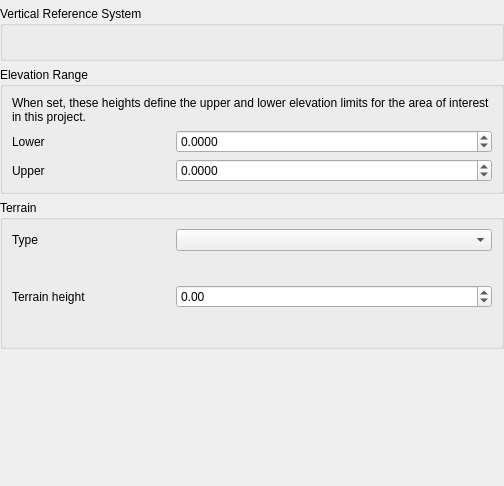
<?xml version="1.0" encoding="UTF-8"?>
<ui version="4.0">
 <class>QgsProjectElevationSettingsWidgetBase</class>
 <widget class="QWidget" name="QgsProjectElevationSettingsWidgetBase">
  <property name="geometry">
   <rect>
    <x>0</x>
    <y>0</y>
    <width>504</width>
    <height>486</height>
   </rect>
  </property>
  <property name="windowTitle">
   <string>Project Elevation Settings</string>
  </property>
  <layout class="QVBoxLayout" name="verticalLayout" stretch="0,0,0,0,0,1">
   <property name="leftMargin">
    <number>0</number>
   </property>
   <property name="topMargin">
    <number>0</number>
   </property>
   <property name="rightMargin">
    <number>0</number>
   </property>
   <property name="bottomMargin">
    <number>0</number>
   </property>
   <item>
    <widget class="QgsMessageBar" name="mMessageBar" native="true"/>
   </item>
   <item>
    <widget class="QGroupBox" name="groupBox_2">
     <property name="title">
      <string>Vertical Reference System</string>
     </property>
     <layout class="QVBoxLayout" name="verticalLayout_2">
      <item>
       <widget class="QgsStackedWidget" name="mVerticalCrsStackedWidget">
        <widget class="QWidget" name="mCrsPageDisabled">
         <layout class="QVBoxLayout" name="verticalLayout_3">
          <property name="leftMargin">
           <number>0</number>
          </property>
          <property name="topMargin">
           <number>0</number>
          </property>
          <property name="rightMargin">
           <number>0</number>
          </property>
          <property name="bottomMargin">
           <number>0</number>
          </property>
          <item>
           <widget class="QLabel" name="mCrsDisabledLabel">
            <property name="text">
             <string/>
            </property>
            <property name="wordWrap">
             <bool>true</bool>
            </property>
           </widget>
          </item>
         </layout>
        </widget>
        <widget class="QWidget" name="mCrsPageEnabled"/>
       </widget>
      </item>
     </layout>
    </widget>
   </item>
   <item>
    <widget class="QGroupBox" name="mElevationRangeCheckBox">
     <property name="title">
      <string>Elevation Range</string>
     </property>
     <property name="checkable">
      <bool>false</bool>
     </property>
     <property name="checked">
      <bool>false</bool>
     </property>
     <property name="collapsed" stdset="0">
      <bool>true</bool>
     </property>
     <property name="syncGroup" stdset="0">
      <string notr="true">composeritem</string>
     </property>
     <layout class="QGridLayout" name="gridLayout_6" columnstretch="1,2">
      <item row="2" column="1">
       <widget class="QgsDoubleSpinBox" name="mElevationUpperSpin">
        <property name="sizePolicy">
         <sizepolicy hsizetype="Expanding" vsizetype="Fixed">
          <horstretch>0</horstretch>
          <verstretch>0</verstretch>
         </sizepolicy>
        </property>
        <property name="toolTip">
         <string>Maximum elevation of interest</string>
        </property>
        <property name="decimals">
         <number>4</number>
        </property>
        <property name="minimum">
         <double>-9999999999.000000000000000</double>
        </property>
        <property name="maximum">
         <double>9999999999.000000000000000</double>
        </property>
       </widget>
      </item>
      <item row="1" column="1">
       <widget class="QgsDoubleSpinBox" name="mElevationLowerSpin">
        <property name="sizePolicy">
         <sizepolicy hsizetype="Expanding" vsizetype="Fixed">
          <horstretch>0</horstretch>
          <verstretch>0</verstretch>
         </sizepolicy>
        </property>
        <property name="toolTip">
         <string>Minimum elevation of interest</string>
        </property>
        <property name="decimals">
         <number>4</number>
        </property>
        <property name="minimum">
         <double>-9999999999.000000000000000</double>
        </property>
        <property name="maximum">
         <double>9999999999.000000000000000</double>
        </property>
       </widget>
      </item>
      <item row="2" column="0">
       <widget class="QLabel" name="mEndDateTimeLabel_2">
        <property name="text">
         <string>Upper</string>
        </property>
        <property name="wordWrap">
         <bool>false</bool>
        </property>
       </widget>
      </item>
      <item row="1" column="0">
       <widget class="QLabel" name="mStartDateTimeLabel_2">
        <property name="text">
         <string>Lower</string>
        </property>
        <property name="wordWrap">
         <bool>false</bool>
        </property>
       </widget>
      </item>
      <item row="0" column="0" colspan="2">
       <widget class="QLabel" name="label">
        <property name="text">
         <string>When set, these heights define the upper and lower elevation limits for the area of interest in this project.</string>
        </property>
        <property name="wordWrap">
         <bool>true</bool>
        </property>
       </widget>
      </item>
     </layout>
    </widget>
   </item>
   <item>
    <widget class="QGroupBox" name="groupBox">
     <property name="title">
      <string>Terrain</string>
     </property>
     <layout class="QGridLayout" name="gridLayout_4" columnstretch="1,2">
      <item row="0" column="0">
       <widget class="QLabel" name="labelTerrainType">
        <property name="text">
         <string>Type</string>
        </property>
       </widget>
      </item>
      <item row="0" column="1">
       <widget class="QComboBox" name="mComboTerrainType"/>
      </item>
      <item row="1" column="0" colspan="2">
       <widget class="QgsStackedWidget" name="mStackedWidget">
        <property name="currentIndex">
         <number>0</number>
        </property>
        <widget class="QWidget" name="mPageFlat">
         <layout class="QGridLayout" name="gridLayout" columnstretch="1,2">
          <property name="leftMargin">
           <number>0</number>
          </property>
          <property name="topMargin">
           <number>0</number>
          </property>
          <property name="rightMargin">
           <number>0</number>
          </property>
          <property name="bottomMargin">
           <number>0</number>
          </property>
          <item row="0" column="0">
           <widget class="QLabel" name="label_13">
            <property name="text">
             <string>Terrain height</string>
            </property>
           </widget>
          </item>
          <item row="0" column="1">
           <widget class="QgsDoubleSpinBox" name="mFlatHeightSpinBox">
            <property name="minimum">
             <double>-1000000.000000000000000</double>
            </property>
            <property name="maximum">
             <double>1000000.000000000000000</double>
            </property>
           </widget>
          </item>
         </layout>
        </widget>
        <widget class="QWidget" name="mPageRasterDem">
         <layout class="QGridLayout" name="gridLayout_2" columnstretch="1,2">
          <property name="leftMargin">
           <number>0</number>
          </property>
          <property name="topMargin">
           <number>0</number>
          </property>
          <property name="rightMargin">
           <number>0</number>
          </property>
          <property name="bottomMargin">
           <number>0</number>
          </property>
          <item row="2" column="0">
           <widget class="QLabel" name="label_14">
            <property name="text">
             <string>Offset</string>
            </property>
           </widget>
          </item>
          <item row="1" column="0">
           <widget class="QLabel" name="labelTerrainScale">
            <property name="text">
             <string>Vertical scale</string>
            </property>
           </widget>
          </item>
          <item row="2" column="1">
           <widget class="QgsDoubleSpinBox" name="mDemOffsetSpinBox">
            <property name="minimum">
             <double>-1000000.000000000000000</double>
            </property>
            <property name="maximum">
             <double>1000000.000000000000000</double>
            </property>
           </widget>
          </item>
          <item row="0" column="1">
           <widget class="QgsMapLayerComboBox" name="mComboDemLayer"/>
          </item>
          <item row="1" column="1">
           <widget class="QgsDoubleSpinBox" name="mDemScaleSpinBox">
            <property name="value">
             <double>1.000000000000000</double>
            </property>
           </widget>
          </item>
          <item row="0" column="0">
           <widget class="QLabel" name="labelTerrainLayer">
            <property name="text">
             <string>DEM layer</string>
            </property>
           </widget>
          </item>
         </layout>
        </widget>
        <widget class="QWidget" name="mPageMesh">
         <layout class="QGridLayout" name="gridLayout_3" columnstretch="1,2">
          <property name="leftMargin">
           <number>0</number>
          </property>
          <property name="topMargin">
           <number>0</number>
          </property>
          <property name="rightMargin">
           <number>0</number>
          </property>
          <property name="bottomMargin">
           <number>0</number>
          </property>
          <item row="1" column="0">
           <widget class="QLabel" name="labelTerrainScale_2">
            <property name="text">
             <string>Vertical scale</string>
            </property>
           </widget>
          </item>
          <item row="0" column="0">
           <widget class="QLabel" name="labelTerrainLayer_2">
            <property name="text">
             <string>Mesh layer</string>
            </property>
           </widget>
          </item>
          <item row="2" column="1">
           <widget class="QgsDoubleSpinBox" name="mMeshOffsetSpinBox">
            <property name="minimum">
             <double>-1000000.000000000000000</double>
            </property>
            <property name="maximum">
             <double>1000000.000000000000000</double>
            </property>
           </widget>
          </item>
          <item row="0" column="1">
           <widget class="QgsMapLayerComboBox" name="mComboMeshLayer"/>
          </item>
          <item row="1" column="1">
           <widget class="QgsDoubleSpinBox" name="mMeshScaleSpinBox">
            <property name="value">
             <double>1.000000000000000</double>
            </property>
           </widget>
          </item>
          <item row="2" column="0">
           <widget class="QLabel" name="label_15">
            <property name="text">
             <string>Offset</string>
            </property>
           </widget>
          </item>
         </layout>
        </widget>
       </widget>
      </item>
     </layout>
    </widget>
   </item>
   <item>
    <layout class="QVBoxLayout" name="mElevationShadingSettingsLayout"/>
   </item>
   <item>
    <spacer name="verticalSpacer">
     <property name="orientation">
      <enum>Qt::Vertical</enum>
     </property>
     <property name="sizeHint" stdset="0">
      <size>
       <width>20</width>
       <height>140</height>
      </size>
     </property>
    </spacer>
   </item>
  </layout>
 </widget>
 <customwidgets>
  <customwidget>
   <class>QgsDoubleSpinBox</class>
   <extends>QDoubleSpinBox</extends>
   <header>qgsdoublespinbox.h</header>
  </customwidget>
  <customwidget>
   <class>QgsMapLayerComboBox</class>
   <extends>QComboBox</extends>
   <header>qgsmaplayercombobox.h</header>
  </customwidget>
  <customwidget>
   <class>QgsMessageBar</class>
   <extends>QWidget</extends>
   <header>qgsmessagebar.h</header>
   <container>1</container>
  </customwidget>
  <customwidget>
   <class>QgsStackedWidget</class>
   <extends>QStackedWidget</extends>
   <header>qgsstackedwidget.h</header>
   <container>1</container>
  </customwidget>
 </customwidgets>
 <tabstops>
  <tabstop>mComboTerrainType</tabstop>
  <tabstop>mFlatHeightSpinBox</tabstop>
  <tabstop>mDemOffsetSpinBox</tabstop>
  <tabstop>mComboDemLayer</tabstop>
  <tabstop>mDemScaleSpinBox</tabstop>
  <tabstop>mMeshOffsetSpinBox</tabstop>
  <tabstop>mComboMeshLayer</tabstop>
  <tabstop>mMeshScaleSpinBox</tabstop>
  <tabstop>mElevationLowerSpin</tabstop>
  <tabstop>mElevationUpperSpin</tabstop>
 </tabstops>
 <resources/>
 <connections/>
</ui>
